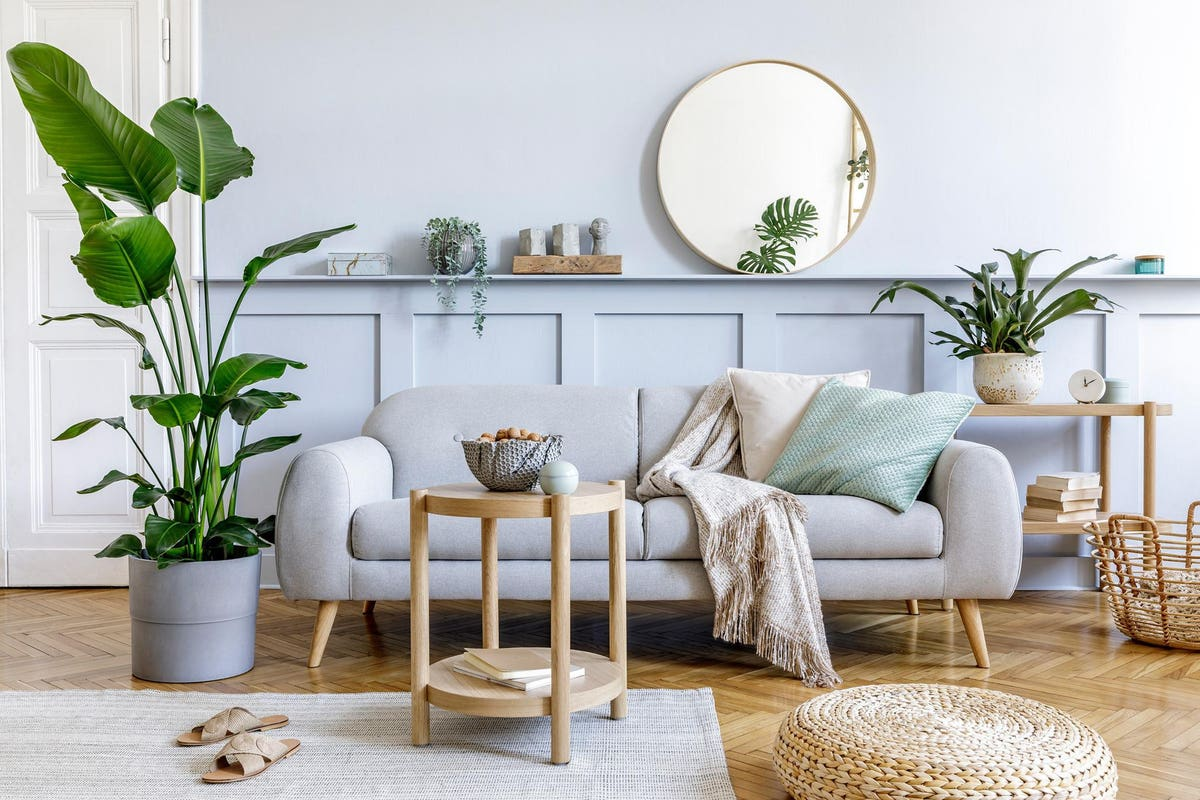
#> input picture data/homw.jpg, 1200 x 800 px
$ python edge_detection.py
#> lines starting #> are read from the running program, lines starting #| are printed output that depends on the picture; after the words box and inside, x2 and y2 are one past the last pixel; in counts of white or black regions, pixels touching at a corner belong together
import cv2 as cv
import numpy as np

img =cv.imread("./data/homw.jpg")
#> img is the input picture: shape (800, 1200, 3); mean B, G, R 178.4, 183, 183.3

grey = cv.cvtColor(img , cv.COLOR_BGR2GRAY)

#laplacian -->(this methode calculate the mean of grey image which will be both negative and positive value )
#but the pixel of the image is always positive so we use absolute to make the -ve mean and canverted into image
lap = cv.Laplacian(grey , cv.CV_64F)
lap = np.uint8(np.absolute(lap))
cv.imshow("laplacian", lap)


#sobel gradient magnitude representation
#sobel computes the gradient into two direction which is X and Y

sobelX= cv.Sobel(grey , cv.CV_64F , 1,0)
sobelY = cv.Sobel(grey , cv.CV_64F , 0  , 1)
cv.imshow("sobelx" , sobelX)
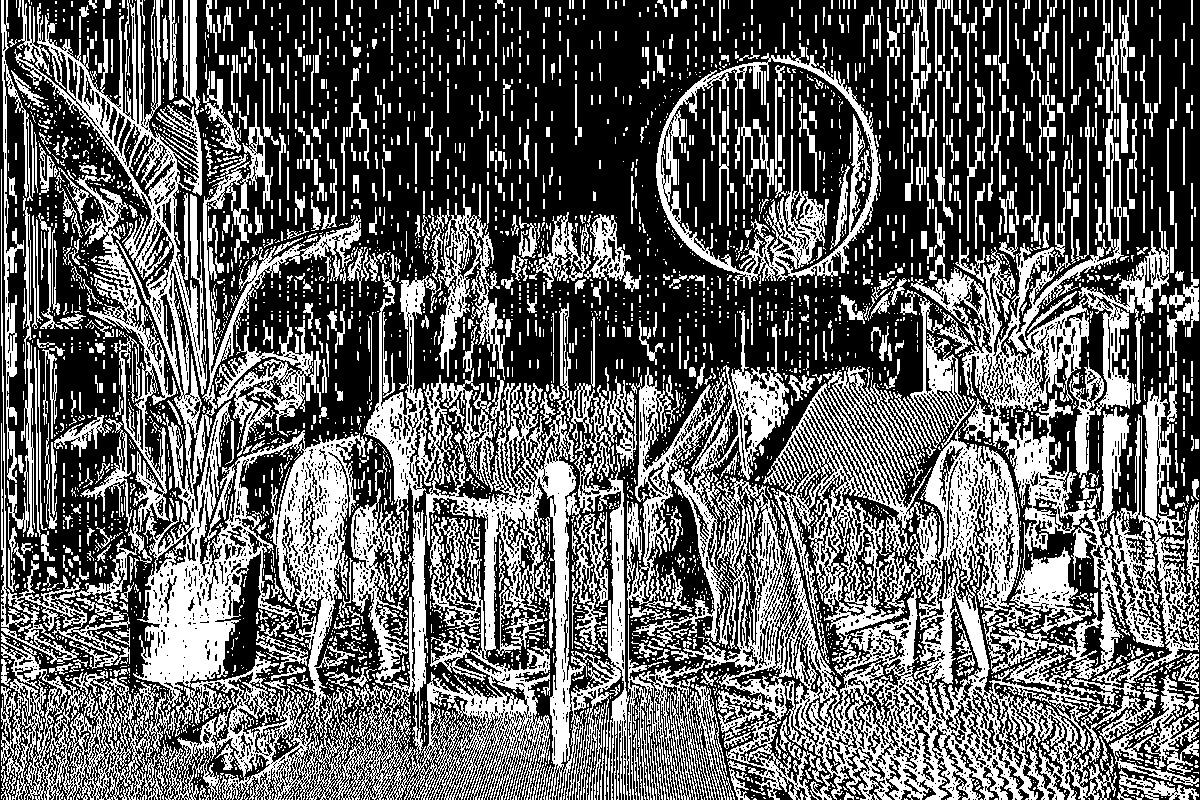
#> window 'sobelx': shape (800, 1200); 39% white; 4272 white regions (3146 under 20 px), largest, box (x1, y1, x2, y2) and area: (1, 0, 705, 800) 130049, (633, 143, 1199, 800) 101695, (656, 43, 881, 289) 10073
cv.imshow("shobely" , sobelY)


#combining the sobelX and SobelY
Combined = cv.bitwise_or(sobelX , sobelY)
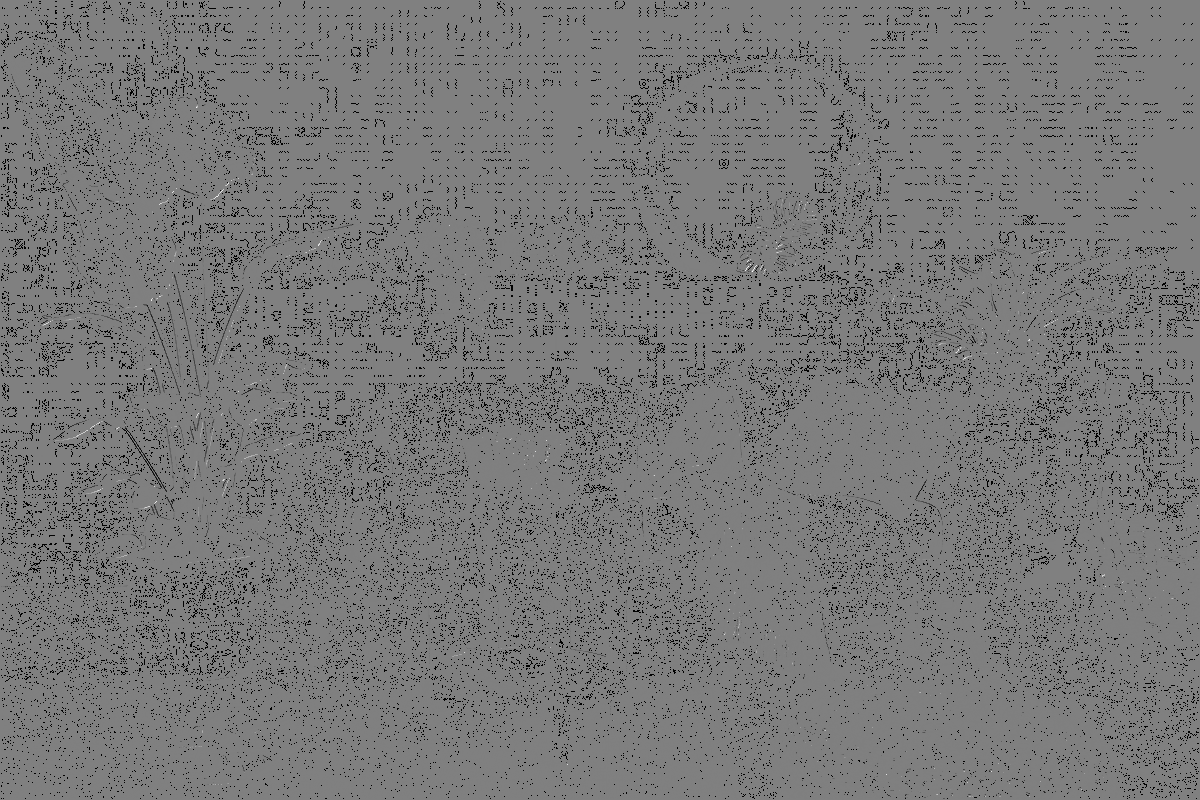
#> Combined: shape (800, 1200) float64; 5.46% of the values are NaN or infinite; the others: min -130944, max 129536, mean -259.2; drawn with min black, max white, NaN and infinite black
cv.imshow("combined sobel" , Combined)
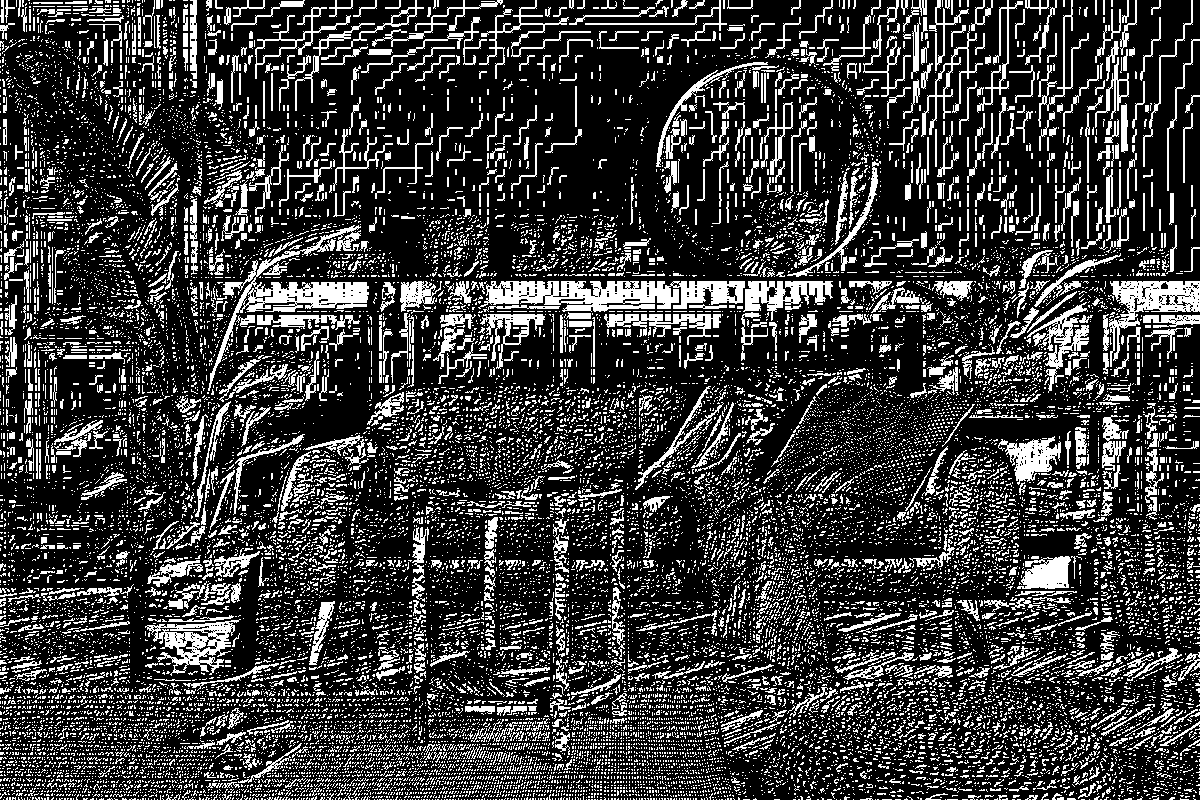
#> window 'combined sobel': shape (800, 1200); 23% white in thin lines or dots

#canny
canny = cv.Canny(grey , 125 , 175)
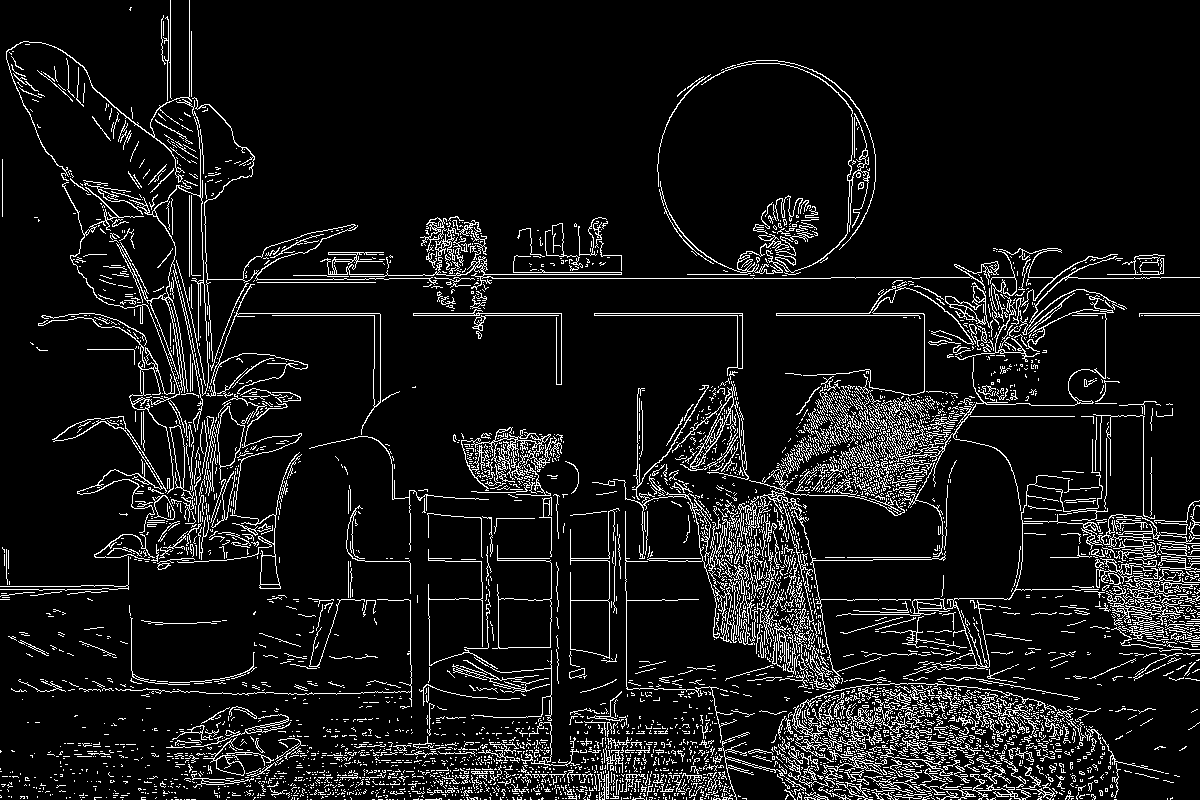
#> canny: shape (800, 1200); 8.7% white in thin lines or dots
cv.imshow("canny" , canny)

cv.waitKey(0)
